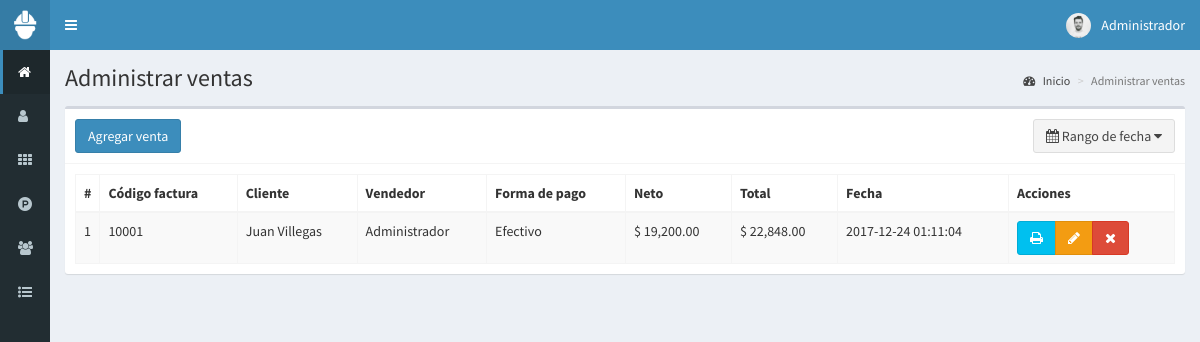
/ventas (signed in), run on the app's committed database.
### tables this page shows
CREATE TABLE `ventas` (
  `id` int(11) NOT NULL,
  `codigo` int(11) NOT NULL,
  `id_cliente` int(11) NOT NULL,
  `id_vendedor` int(11) NOT NULL,
  `productos` text NOT NULL,
  `impuesto` float NOT NULL,
  `neto` float NOT NULL,
  `total` float NOT NULL,
  `metodo_pago` text NOT NULL,
  `fecha` timestamp NOT NULL DEFAULT CURRENT_TIMESTAMP ON UPDATE CURRENT_TIMESTAMP
);

CREATE TABLE `clientes` (
  `id` int(11) NOT NULL,
  `nombre` text NOT NULL,
  `documento` int(11) NOT NULL,
  `email` text NOT NULL,
  `telefono` text NOT NULL,
  `direccion` text NOT NULL,
  `fecha_nacimiento` date NOT NULL,
  `compras` int(11) NOT NULL,
  `ultima_compra` datetime NOT NULL,
  `fecha` timestamp NOT NULL DEFAULT CURRENT_TIMESTAMP ON UPDATE CURRENT_TIMESTAMP
);

CREATE TABLE `usuarios` (
  `id` int(11) NOT NULL,
  `nombre` text NOT NULL,
  `usuario` text NOT NULL,
  `password` text NOT NULL,
  `perfil` text NOT NULL,
  `foto` text NOT NULL,
  `estado` int(11) NOT NULL,
  `ultimo_login` datetime NOT NULL,
  `fecha` timestamp NOT NULL DEFAULT CURRENT_TIMESTAMP ON UPDATE CURRENT_TIMESTAMP
);

### controladores/plantilla.controlador.php (called while the page is built)
<?php
class ControladorPlantilla{
	static public function ctrPlantilla(){
		include "vistas/plantilla.php";
	}
}

### index.php (called while the page is built, shortened)
<?php
require_once "controladores/plantilla.controlador.php";
require_once "controladores/usuarios.controlador.php";
require_once "controladores/clientes.controlador.php";
require_once "controladores/ventas.controlador.php";
require_once "modelos/usuarios.modelo.php";
require_once "modelos/clientes.modelo.php";
require_once "modelos/ventas.modelo.php";
$plantilla = new ControladorPlantilla();
$plantilla -> ctrPlantilla();

### controladores/ventas.controlador.php (called while the page is built, shortened)
<?php
class ControladorVentas{
	static public function ctrRangoFechasVentas($fechaInicial, $fechaFinal){
		$tabla = "ventas";
		$respuesta = ModeloVentas::mdlRangoFechasVentas($tabla, $fechaInicial, $fechaFinal);
		return $respuesta;
	}
}

### modelos/conexion.php (called while the page is built)
<?php
class Conexion{
	static public function conectar(){
		$link = new PDO("mysql:host=localhost;dbname=pos",
			            "root",
			            "");
		$link->exec("set names utf8");
		return $link;
	}
}

### modelos/ventas.modelo.php (called while the page is built, shortened)
<?php
require_once "conexion.php";
class ModeloVentas{
	static public function mdlRangoFechasVentas($tabla, $fechaInicial, $fechaFinal){
		if($fechaInicial == null){
			$stmt = Conexion::conectar()->prepare("SELECT * FROM $tabla ORDER BY id ASC");
			$stmt -> execute();
			return $stmt -> fetchAll();
		}else if($fechaInicial == $fechaFinal){
			$stmt = Conexion::conectar()->prepare("SELECT * FROM $tabla WHERE fecha like '%$fechaFinal%'");
			$stmt -> bindParam(":fecha", $fechaFinal, PDO::PARAM_STR);
			$stmt -> execute();
			return $stmt -> fetchAll();
		}
	}
}

### controladores/clientes.controlador.php (called while the page is built, shortened)
<?php
class ControladorClientes{
	static public function ctrMostrarClientes($item, $valor){
		$tabla = "clientes";
		$respuesta = ModeloClientes::mdlMostrarClientes($tabla, $item, $valor);
		return $respuesta;
	}
}

### modelos/clientes.modelo.php (called while the page is built, shortened)
<?php
require_once "conexion.php";
class ModeloClientes{
	static public function mdlMostrarClientes($tabla, $item, $valor){
		if($item != null){
			$stmt = Conexion::conectar()->prepare("SELECT * FROM $tabla WHERE $item = :$item");
			$stmt -> bindParam(":".$item, $valor, PDO::PARAM_STR);
			$stmt -> execute();
			return $stmt -> fetch();
		}else{
			$stmt = Conexion::conectar()->prepare("SELECT * FROM $tabla");
			$stmt -> execute();
			return $stmt -> fetchAll();
		}
	}
}

### controladores/usuarios.controlador.php (called while the page is built, shortened)
<?php
class ControladorUsuarios{
	static public function ctrMostrarUsuarios($item, $valor){
		$tabla = "usuarios";
		$respuesta = ModeloUsuarios::MdlMostrarUsuarios($tabla, $item, $valor);
		return $respuesta;
	}
}

### modelos/usuarios.modelo.php (called while the page is built, shortened)
<?php
require_once "conexion.php";
class ModeloUsuarios{
	static public function mdlMostrarUsuarios($tabla, $item, $valor){
		if($item != null){
			$stmt = Conexion::conectar()->prepare("SELECT * FROM $tabla WHERE $item = :$item");
			$stmt -> bindParam(":".$item, $valor, PDO::PARAM_STR);
			$stmt -> execute();
			return $stmt -> fetch();
		}else{
			$stmt = Conexion::conectar()->prepare("SELECT * FROM $tabla");
			$stmt -> execute();
			return $stmt -> fetchAll();
		}
	}
}

### vistas/modulos/ventas.php (the view, shortened to what this page needs)
<div class="content-wrapper">
  <section class="content-header">
    <h1>
      Administrar ventas
    </h1>
    <ol class="breadcrumb">
      <li><a href="inicio"><i class="fa fa-dashboard"></i> Inicio</a></li>
      <li class="active">Administrar ventas</li>
    </ol>
  </section>
  <section class="content">
    <div class="box">
      <div class="box-header with-border">
        <a href="crear-venta">
          <button class="btn btn-primary">
            Agregar venta
          </button>
        </a>
         <button type="button" class="btn btn-default pull-right" id="daterange-btn">
            <span>
              <i class="fa fa-calendar"></i> Rango de fecha
            </span>
            <i class="fa fa-caret-down"></i>
         </button>
      </div>
      <div class="box-body">
       <table class="table table-bordered table-striped dt-responsive tablas" width="100%">
        <thead>
         <tr>
           <th style="width:10px">#</th>
           <th>Código factura</th>
           <th>Cliente</th>
           <th>Vendedor</th>
           <th>Forma de pago</th>
           <th>Neto</th>
           <th>Total</th>
           <th>Fecha</th>
           <th>Acciones</th>
         </tr>
        </thead>
        <tbody>
        <?php
          if(isset($_GET["fechaInicial"])){
            $fechaInicial = $_GET["fechaInicial"];
            $fechaFinal = $_GET["fechaFinal"];
          }else{
            $fechaInicial = null;
            $fechaFinal = null;
          }
          $respuesta = ControladorVentas::ctrRangoFechasVentas($fechaInicial, $fechaFinal);
          foreach ($respuesta as $key => $value) {
           echo '<tr>
                  <td>'.($key+1).'</td>
                  <td>'.$value["codigo"].'</td>';
                  $itemCliente = "id";
                  $valorCliente = $value["id_cliente"];
                  $respuestaCliente = ControladorClientes::ctrMostrarClientes($itemCliente, $valorCliente);
                  echo '<td>'.$respuestaCliente["nombre"].'</td>';
                  $itemUsuario = "id";
                  $valorUsuario = $value["id_vendedor"];
                  $respuestaUsuario = ControladorUsuarios::ctrMostrarUsuarios($itemUsuario, $valorUsuario);
                  echo '<td>'.$respuestaUsuario["nombre"].'</td>
                  <td>'.$value["metodo_pago"].'</td>
                  <td>$ '.number_format($value["neto"],2).'</td>
                  <td>$ '.number_format($value["total"],2).'</td>
                  <td>'.$value["fecha"].'</td>
                  <td>
                    <div class="btn-group">
                      <button class="btn btn-info btnImprimirFactura" codigoVenta="'.$value["codigo"].'">
                        <i class="fa fa-print"></i>
                      </button>';
                      if($_SESSION["perfil"] == "Administrador"){
                      echo '<button class="btn btn-warning btnEditarVenta" idVenta="'.$value["id"].'"><i class="fa fa-pencil"></i></button>
                      <button class="btn btn-danger btnEliminarVenta" idVenta="'.$value["id"].'"><i class="fa fa-times"></i></button>';
                    }
                    echo '</div>
                  </td>
                </tr>';
            }
        ?>
        </tbody>
       </table>
      </div>
    </div>
  </section>
</div>

### data on the page
ventas: codigo "10001", id_cliente.nombre "Juan Villegas", usuarios.nombre "Administrador", metodo_pago "Efectivo", neto "19,200.00", total "22,848.00", fecha "2017-12-24 01:11:04"

### other printed values
$_SESSION["nombre"] "Administrador"
